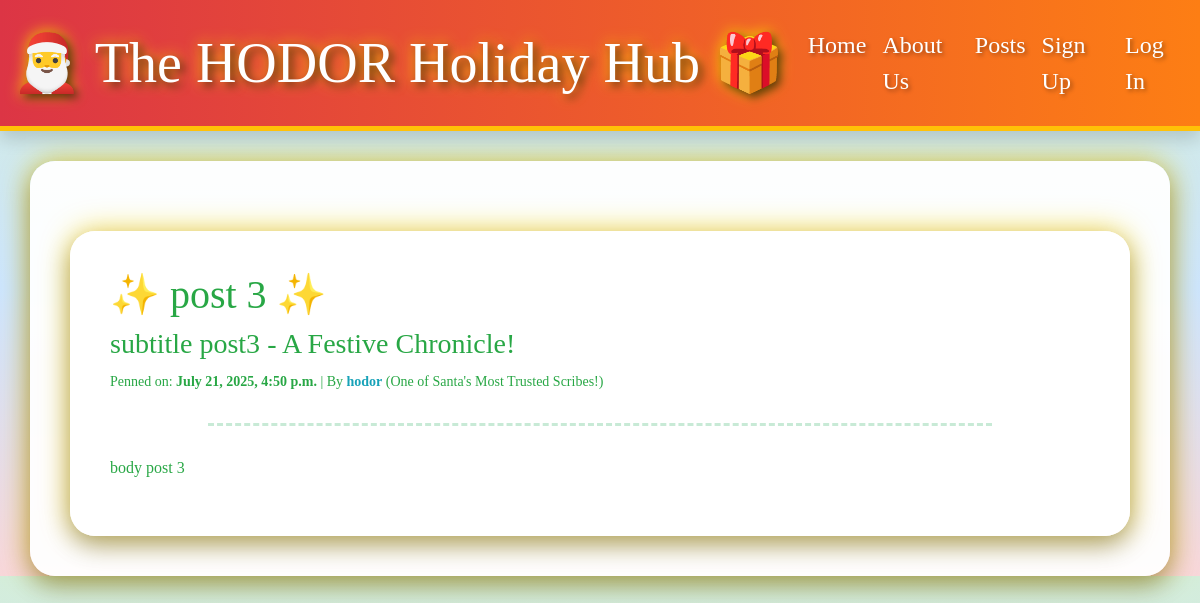
Page /posts/2/ on the committed database.
### posts/models.py (models this page shows, shortened)
class Post(models.Model):
    title = models.CharField(max_length=128)
    subtitle = models.CharField(max_length=256)
    body = models.TextField()
    author = models.ForeignKey(
        get_user_model(),
        on_delete=models.CASCADE
    )
    status = models.ForeignKey(
        Status,
        on_delete=models.CASCADE
    )
    created_on = models.DateTimeField(auto_now_add=True)

### posts/views.py (the view)
# urls.py: path("<int:pk>/", views.PostDetailView.as_view(), name="detail"),
class PostDetailView(UserPassesTestMixin, DetailView):
    template_name = "posts/detail.html"
    model = Post
    def test_func(self):
        post = self.get_object()
        if post.status.name == "published":
            return True
        elif post.status.name == "archived" and self.request.user.is_authenticated:
            return True
        elif post.status.name == "draft" and self.request.user == post.author:
            return True
        else:
            False

### templates/posts/detail.html (shortened to what this page needs)
{% extends 'base.html' %}
{% block content %}
<div class="container">
    <div class="container-bow"></div> <h1>✨ {{ post.title }} ✨</h1>
    <h3>{{ post.subtitle }} - A Festive Chronicle!</h3>
    <small>Penned on: <span style="font-weight: bold; color: #28a745;">{{ post.created_on }}</span> | By <span style="font-weight: bold; color: #17a2b8;">{{post.author}}</span> (One of Santa's Most Trusted Scribes!)</small>
    <hr style="border-top: 3px dashed #27ae60; width: 80%; margin: 30px auto;"> <p>
        {{ post.body }}
    </p>
</div>
{% endblock content %}

### templates/Mystyle.css/base.css (style rules this page uses)
body { background: linear-gradient(to bottom, #d4edda, #cce5ff, #f8d7da); font-family: 'Mountains of Christmas', cursive; color: #28a745; overflow-x: hidden; }
.container { background-color: rgba(255, 255, 255, 0.95); border-radius: 25px; padding: 40px; margin-top: 30px; box-shadow: 0 10px 25px rgba(0, 0, 0, 0.3), 0 0 30px rgba(255, 215, 0, 0.7); animation: fadeInScale 1.5s ease-out; }

### rows in the picture
Post: title "post 3", subtitle "subtitle post3", created_on "July 21, 2025, 4:50 p.m.", author "hodor", body "body post 3"
